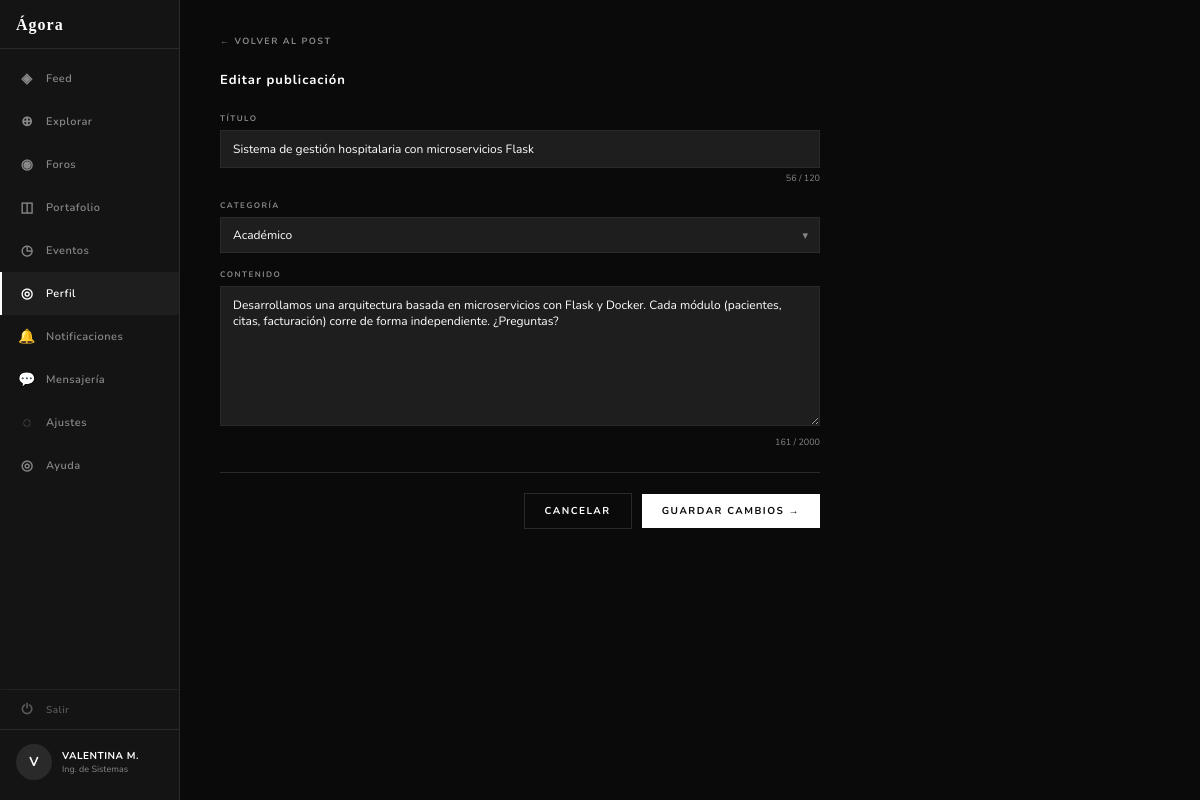
Page /editar/1 (signed in) on the committed database.
### tables this page shows
CREATE TABLE publicaciones (
    id           INTEGER PRIMARY KEY AUTOINCREMENT,
    autor_id     INTEGER NOT NULL REFERENCES usuarios(id) ON DELETE CASCADE,
    titulo       TEXT    NOT NULL,
    contenido    TEXT    NOT NULL,
    categoria    TEXT    NOT NULL DEFAULT 'general',
                         -- 'academico' | 'meme' | 'foro' | 'portafolio' | 'general'
    hashtags     TEXT,   -- guardados como JSON: ["#ia","#python"]
    imagen_url   TEXT,
    visibilidad  TEXT    NOT NULL DEFAULT 'todos',
                         -- 'todos' | 'seguidores' | 'carrera'
    estado       TEXT    NOT NULL DEFAULT 'publicado',
                         -- 'publicado' | 'borrador' | 'eliminado' | 'pendiente'
    es_anonimo   INTEGER NOT NULL DEFAULT 0,
    creado_en    DATETIME DEFAULT CURRENT_TIMESTAMP,
    editado_en   DATETIME
);

### app.py (the view, shortened to what this page needs)
@app.route('/editar/<int:post_id>', methods=['GET', 'POST'])
@login_required
def editar_publicacion(post_id):
    conn = get_db()
    cur  = conn.cursor()
    cur.execute(
        "SELECT * FROM publicaciones WHERE id = ? AND autor_id = ? AND estado = 'publicado'",
        (post_id, session['user_id'])
    )
    post = cur.fetchone()
    if not post:
        conn.close()
        flash('Publicación no encontrada o sin permiso.', 'error')
        return redirect(url_for('perfil'))
    conn.close()
    return render_template('posts/editar.html', post=dict(post))

### app.py (called while the page is built)
def get_db():
    conn = sqlite3.connect(DB)
    conn.row_factory = sqlite3.Row
    return conn

def login_required(f):
    from functools import wraps
    @wraps(f)
    def decorated(*args, **kwargs):
        if not session.get('user_id'):
            return redirect(url_for('login'))
        return f(*args, **kwargs)
    return decorated

### templates/posts/editar.html (shortened to what this page needs)
{% extends "compartidos/base.html" %}
{% block content %}
<div class="editar-layout">
  {% set pagina_activa = 'perfil' %}
  {% include 'compartidos/sidebar.html' %}
  <main class="editar-main">
    <a class="btn-back" href="{{ url_for('post_detalle', post_id=post.id) }}">← Volver al post</a>
    <div class="editar-titulo">Editar publicación</div>
    <form method="POST" action="{{ url_for('editar_publicacion', post_id=post.id) }}">
      <div class="campo">
        <label for="titulo">Título</label>
        <input type="text" id="titulo" name="titulo"
               value="{{ post.titulo }}"
               maxlength="120" required
               oninput="contarTitulo(this)">
        <div class="char-count" id="cnt-titulo">{{ post.titulo | length }} / 120</div>
      </div>
      <div class="campo">
        <label for="categoria">Categoría</label>
        <div class="select-wrap">
          <select id="categoria" name="categoria" required>
            <option value="academico"   {% if post.categoria == 'academico'   %}selected{% endif %}>Académico</option>
          </select>
        </div>
      </div>
      <div class="campo">
        <label for="contenido">Contenido</label>
        <textarea id="contenido" name="contenido"
                  maxlength="2000" required
                  oninput="contarContenido(this)">{{ post.contenido }}</textarea>
        <div class="char-count" id="cnt-contenido">{{ post.contenido | length }} / 2000</div>
      </div>
      <div class="form-footer">
        <a class="btn-secondary" href="{{ url_for('post_detalle', post_id=post.id) }}">
          Cancelar
        </a>
        <button type="submit" class="btn-primary">Guardar cambios →</button>
      </div>
    </form>
  </main>
</div>
{% endblock %}

### static/css/style.css (style rules this page uses)
:root { --fondo: #0A0A0A; --panel: #141414; --superficie: #1E1E1E; --borde: #2A2A2A; --texto: #FFFFFF; --texto-dim: #888888; --acento: #FFFFFF; --acento-txt: #0A0A0A; --fuente-body: 'Nunito', sans-serif; --fuente-display: Georgia, serif; }
*, *::before, *::after { box-sizing: border-box; margin: 0; padding: 0; }
body { font-family: var(--fuente-body); background: var(--fondo); color: var(--texto); min-height: 100vh; }
a { text-decoration: none; color: inherit; }
.btn-primary { display: inline-flex; align-items: center; justify-content: center; padding: 10px 20px; background: var(--acento); color: var(--acento-txt); font-family: var(--fuente-body); font-size: 10px; font-weight: 700; letter-spacing: 1.5px; text-transform: uppercase; border: none; border-radius: 0; cursor: pointer; transition: opacity 0.15s, transform 0.12s; text-decoration: none; }
.btn-secondary { display: inline-flex; align-items: center; justify-content: center; padding: 10px 20px; background: transparent; color: var(--texto); font-family: var(--fuente-body); font-size: 10px; font-weight: 700; letter-spacing: 1.5px; text-transform: uppercase; border: 1px solid var(--borde); border-radius: 0; cursor: pointer; transition: background 0.15s, border-color 0.15s; text-decoration: none; }

### templates/posts/editar.html (style rules this page uses)
.editar-layout { display: flex; min-height: 100vh; }
.editar-main { flex: 1; min-width: 0; padding: 28px 40px 60px; max-width: 680px; }
.btn-back { display: inline-flex; align-items: center; gap: 6px; font-size: 9px; font-weight: 700; letter-spacing: 1.5px; text-transform: uppercase; color: var(--texto-dim); margin-bottom: 24px; text-decoration: none; transition: color 0.12s; }
.editar-titulo { font-size: 13px; font-weight: 700; letter-spacing: 1px; color: var(--texto); margin-bottom: 24px; }
.campo { margin-bottom: 16px; }
.campo label { display: block; font-size: 8px; font-weight: 700; letter-spacing: 1.5px; text-transform: uppercase; color: var(--texto-dim); margin-bottom: 6px; }
.campo input[type="text"], .campo textarea, .campo select { width: 100%; background: var(--superficie); border: 1px solid var(--borde); color: var(--texto); font-family: var(--fuente-body); font-size: 12px; padding: 10px 12px; outline: none; border-radius: 0; transition: border-color 0.15s; -webkit-appearance: none; appearance: none; }
.campo textarea { resize: vertical; min-height: 140px; }
.select-wrap { position: relative; }
.select-wrap::after { content: '▾'; position: absolute; right: 12px; top: 50%; transform: translateY(-50%); color: var(--texto-dim); pointer-events: none; font-size: 11px; }
.campo select option { background: var(--panel); color: var(--texto); }
.char-count { font-size: 9px; color: var(--texto-dim); text-align: right; margin-top: 4px; }
.form-footer { display: flex; align-items: center; justify-content: flex-end; gap: 10px; margin-top: 24px; padding-top: 20px; border-top: 1px solid var(--borde); }

### rows in the picture
publicaciones: titulo "Sistema de gestión hospitalaria con microservicios Flask", categoria "Académico", contenido "Desarrollamos una arquitectura basada en microservicios con Flask y Docker. Cada módulo (pacientes, citas, facturación) corre de forma independiente. ¿Preguntas?"

### other values in the picture
{{ session.nombre[0].upper() }} "V"
{{ session.nombre.upper() }} "VALENTINA M."
{{ session.carrera }} "Ing. de Sistemas"
{{ post.titulo | length }} "56"
{{ post.contenido | length }} "161"
